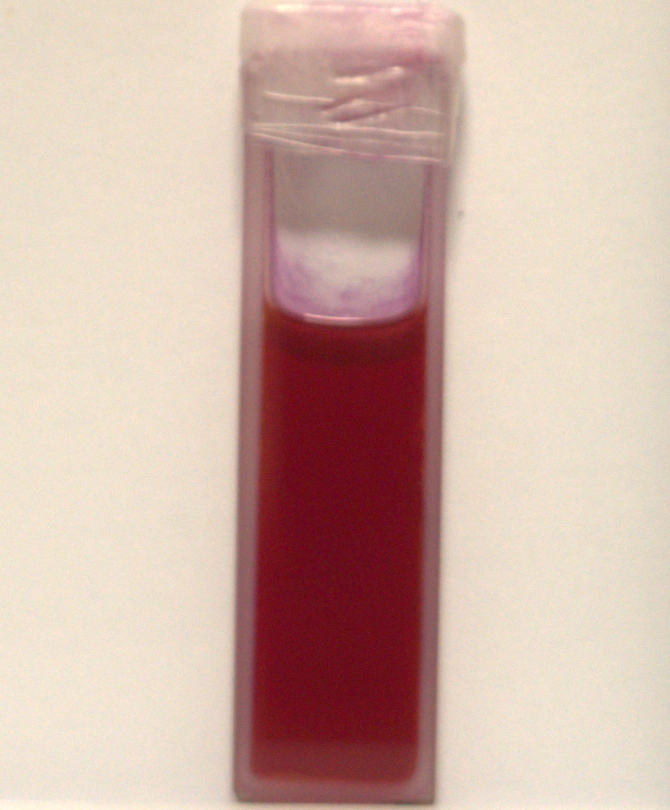
#> input picture Get_BGR/Image/0.30/0.30mgmL-1_18.png, 670 x 810 px
$ jupyter execute Get_BGR.ipynb
#> lines starting #> are read from the running program, lines starting #| are printed output that depends on the picture; long printed decimals are rounded
[cell 1]
import cv2
import numpy as np

img = cv2.imread("Image/0.30/0.30mgmL-1_18.png", cv2.IMREAD_COLOR)
#> img is the input picture: shape (810, 670, 3); mean B, G, R 167.3, 178.7, 208.2

[cell 2]
# Select a specific color region of the solution in the bottle,
# and then calculate the average by summing the B, G, and R values.

# height
c1 = int(0.50*img.shape[0])
#> c1 = 405
c2 = int(0.70*img.shape[0])
#> c2 = 567

# width
d1 = int(0.45*img.shape[1])
#> d1 = 301
d2 = int(0.55*img.shape[1])
#> d2 = 368

arr = np.zeros((1,3), dtype=int)

for c in range(c1,c2):
    for d in range(d1,d2):
        arr += img[c,d]
#> after the loop, arr = [[282730, 130738, 1156184]]

arr_average = arr/((c2-c1)*(d2-d1))
#> arr_average = [[26.05, 12.05, 106.5]]

print(arr_average)
#| [[ 26.048   12.045 106.521]]
solution_color = arr_average
#> solution_color = [[26.05, 12.05, 106.5]]

arr_solution = img[c1:c2,d1:d2]
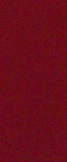
#> arr_solution: shape (162, 67, 3); mean B, G, R 26, 12, 106.5
cv2.imwrite('solution.png', arr_solution)
#> Out = True

[cell 3]
# Select a specific area on the outside of the bottle as background noise,
# and calculate the average by summing the B, G, and R values.

# height
c1 = int(0.50*img.shape[0])
c2 = int(0.70*img.shape[0])

# width
d1 = int(0.80*img.shape[1])
#> d1 = 536
d2 = int(0.90*img.shape[1])
#> d2 = 603

arr = np.zeros((1,3), dtype=int)

for c in range(c1,c2):
    for d in range(d1,d2):
        arr += img[c,d]
#> after the loop, arr = [[2236083, 2430176, 2570196]]

arr_average = arr/((c2-c1)*(d2-d1))
#> arr_average = [[206, 223.9, 236.8]]
arr_average = arr/((c2-c1)*(d2-d1))

print(arr_average)
#| [[206.015 223.897 236.797]]
backgroud_color = arr_average
#> backgroud_color = [[206, 223.9, 236.8]]

arr_backgroud = img[c1:c2,d1:d2]
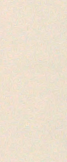
#> arr_backgroud: shape (162, 67, 3); mean B, G, R 206, 223.9, 236.8
cv2.imwrite('backgroud.png', arr_backgroud)
#> Out = True

[cell 4]
# Take the difference between the solution color and the background color.

import numpy as np
np.set_printoptions(suppress=True)

diff_color=abs(solution_color-(255-backgroud_color))
#> diff_color = [[22.94, 19.06, 88.32]]
print(diff_color)
#| [[22.937 19.058 88.319]]

$ run again, with Get_BGR/Image/0.30/0.30mgmL-1_1.png copied over Get_BGR/Image/0.30/0.30mgmL-1_18.png
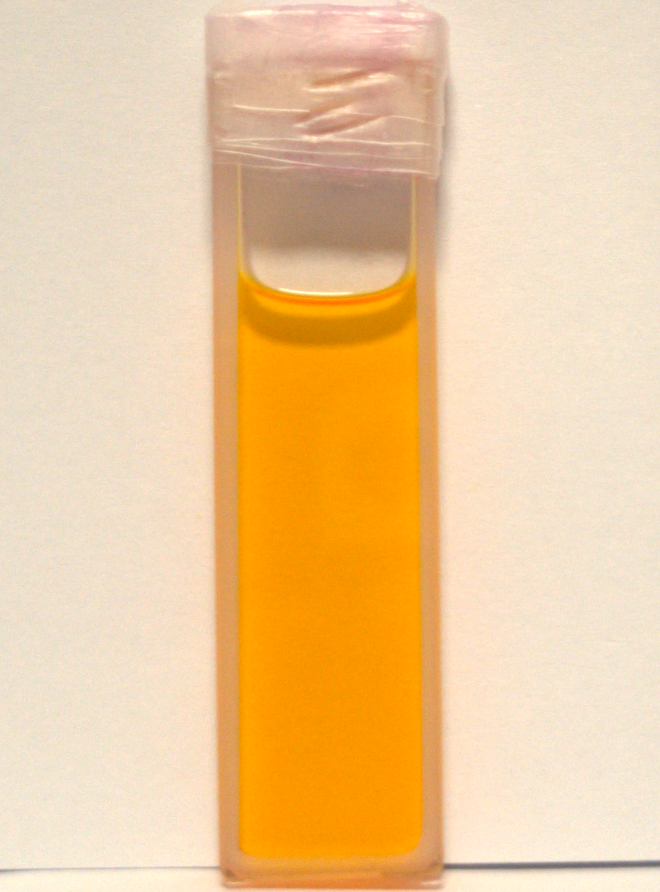
#> input picture Get_BGR/Image/0.30/0.30mgmL-1_1.png, 660 x 892 px
#> img is the input picture: shape (892, 660, 3); mean B, G, R 153.7, 202.1, 239.1
#> after the loop `for c in range(c1,c2):`: arr = [[0, 1775480, 2936510]]
#> `arr_average = arr/((c2-c1)*(d2-d1))`: arr_average = [[0, 151.1, 250]]
#| [[  0.         151.130 249.958]]
#> `arr_solution = img[c1:c2,d1:d2]`:
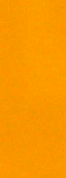
#> arr_solution: shape (178, 66, 3); mean B, G, R 0, 151.1, 250
#> `cv2.imwrite('solution.png', arr_solution)`: Out = True
#> after the loop `for c in range(c1,c2):`: arr = [[2419728, 2679688, 2881963]]
#> `arr_average = arr/((c2-c1)*(d2-d1))`: arr_average = [[206, 228.1, 245.3]]
#| [[205.969 228.097 245.315]]
#> `arr_backgroud = img[c1:c2,d1:d2]`:
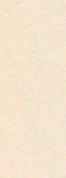
#> arr_backgroud: shape (178, 66, 3); mean B, G, R 206, 228.1, 245.3
#> `cv2.imwrite('backgroud.png', arr_backgroud)`: Out = True
#> diff_color = [[49.03, 124.2, 240.3]]
#| [[ 49.031 124.228 240.273]]
